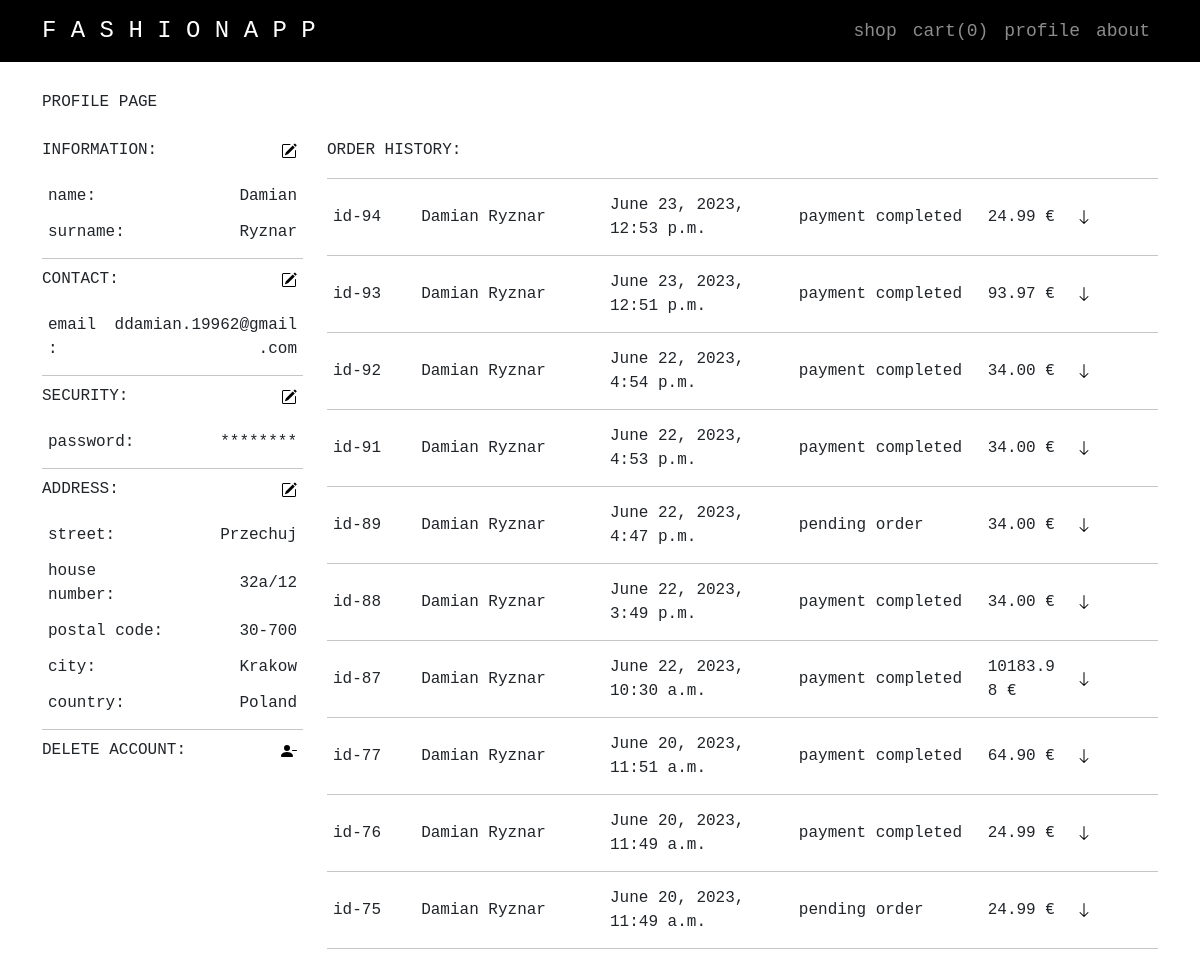
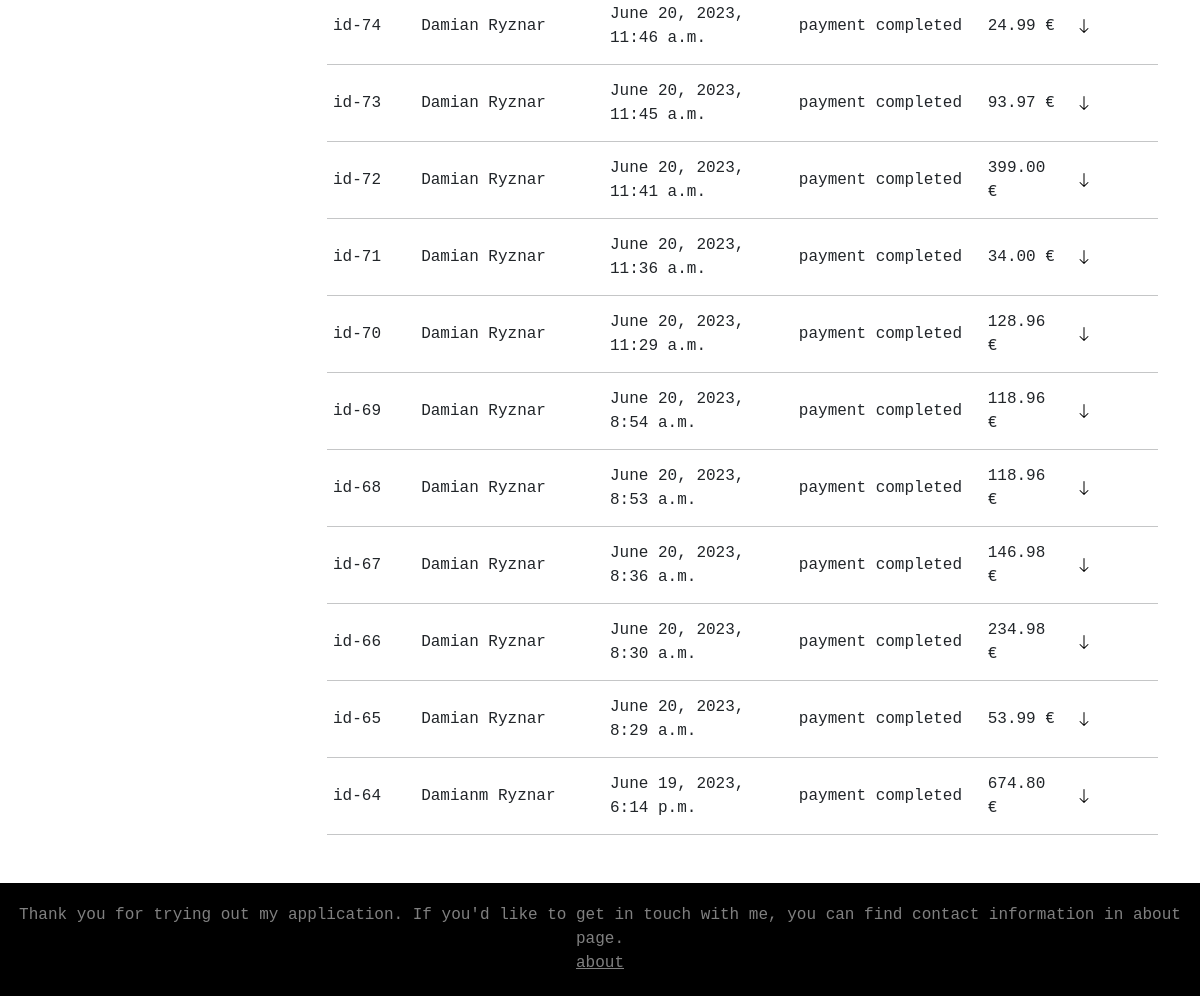
The page /user/ (signed in) on the database its author committed (2 pictures, top to bottom).
### user/models.py (models this page shows)
class UserAddress(models.Model):
    user_id = models.ForeignKey(User, on_delete=models.CASCADE)
    country = models.CharField(max_length=56)
    city = models.CharField(max_length=128)
    postal = models.CharField(max_length=16)
    street = models.CharField(max_length=128)
    number = models.CharField(max_length=16)

class Order(models.Model):
    user_id = models.ForeignKey(User, on_delete=models.DO_NOTHING, null=True)
    stripe_id = models.CharField(max_length=500, null=True)
    email = models.CharField(max_length=128)
    date = models.DateTimeField()
    status = models.CharField(max_length=32, default=settings.ORDER_STATUSES[0])
    first_name = models.CharField(max_length=64)
    last_name = models.CharField(max_length=64)
    country = models.CharField(max_length=56)
    city = models.CharField(max_length=128)
    postal = models.CharField(max_length=16)
    street = models.CharField(max_length=128)
    number = models.CharField(max_length=16)
    def overall_price(self):
        price = 0.00
        items = OrderedItems.objects.values_list("quantity", "price_piece").filter(order_id=self.id)
        for item in items:
            price += item[0] * item[1]
        return price

### user/views.py (the view)
# urls.py: path("", views.profile, name="profile"),
@login_required
def profile(request):
    return render(request, "user/profile.html", {
        "user_address": get_user_address(request),
        "orders": get_user_orders(request),
        "cart": Cart.get_cart_items(request)
    })

### user/helpers.py (called while the page is built)
def get_user_address(request):
    try:
        address = UserAddress.objects.get(user_id=request.user.id)
    except ObjectDoesNotExist:
        address = None
    return address

def get_user_orders(request):
    orders_list = []
    orders = Order.objects.filter(user_id=request.user.id)
    for instance in orders:
        order = {}
        order["order_info"] = instance
        order["order_items"] = OrderedItems.objects.select_related("item_id").filter(order_id=instance.id)
        orders_list.append(order)
    return orders_list[::-1]

### user/models.py (called while the page is built, shortened)
    def overall_price(self):
        return self.quantity * self.price_piece

    def get_cart_items(request):
        if request.user.is_authenticated:
            return (Cart.objects.select_related("item_id").filter(user_id=request.user.id), Cart.get_cart_items_quantity(request))

    def get_cart_items_quantity(request):
        quantity = 0
        for item in Cart.objects.filter(user_id=request.user.id):
            quantity += item.quantity
        return quantity

### user/templates/user/profile.html (shortened to what this page needs)
{% extends "layout_main.html" %}
{% load socialaccount %}
{% load static %}
{% block body %}
    <link href="{% static 'user/profile.css' %}" rel="stylesheet">
    <div class="navbar-space"></div>
    <div class="container">
        <div class="row">
            <h7>PROFILE PAGE</h7><br><br>
        </div>
        <div class="row">
            <div class="col-lg-3 order-1">
                <div class="flex">
                    <div>
                        <p>
                            <h7>INFORMATION:</h7>
                            <button class="edit-button" type="button" data-bs-toggle="modal" data-bs-target="#modal_info">
                            </button>
                        </p>
                    </div>
                    <div>
                        <table>
                            <tr>
                                <td>name:</td>
                                <td class="text-end">{{ request.user.first_name }}</td>
                            </tr>
                            <tr>
                                <td>surname:</td>
                                <td class="text-end">{{ request.user.last_name }}</td>
                            </tr>
                        </table>
                    </div>
                    <hr class="dropdown-divider">
                    <div>
                        <p>
                            <h7>CONTACT:</h7>
                            <button class="edit-button" type="button" data-bs-toggle="modal" data-bs-target="#modal_contact">
                            </button>
                        </p>
                    </div>
                    <div>
                        <table>
                            <tr>
                                <td class="small-cell">email:</td>
                                <td class="text-end">{{ request.user.email }}</td>
                            </tr>
                        </table>
                    </div>
                    <hr class="dropdown-divider">
                    {% get_social_accounts user as accounts %}
                    {% if not accounts %}
                        <div>
                            <p>
                                <h7>SECURITY:</h7>
                                <button class="edit-button" type="button" data-bs-toggle="modal" data-bs-target="#modal_security">
                                </button>
                            </p>
                        </div>
                        <div>
                            <table>
                                <tr>
                                    <td>password:</td>
                                    <td class="text-end">********</td>
                                </tr>
                            </table>
                        </div>
                        <hr class="dropdown-divider">
                    {% endif %}
                    <div>
                        <p><h7>ADDRESS:</h7>
                            <button class="edit-button" type="button" data-bs-toggle="modal" data-bs-target="#modal_address">
                            </button>
                        </p>
                    </div>
                    <div>
                        <table>
                            <tr>
                                <td>street:</td>
                                <td class="text-end">{{ user_address.street }}</td>
                            </tr>
                            <tr>
                                <td>house number:</td>
                                <td class="text-end">{{ user_address.number }}</td>
                            </tr>
                            <tr>
                                <td>postal code:</td>
                                <td class="text-end">{{ user_address.postal }}</td>
                            </tr>
                            <tr>
                                <td>city:</td>
                                <td class="text-end">{{ user_address.city }}</td>
                            </tr>
                            <tr>
                                <td>country:</td>
                                <td class="text-end">{{ user_address.country }}</td>
                            </tr>
                        </table>
                    </div>
                    <hr class="dropdown-divider">
                    <div>
                        <p><h7>DELETE ACCOUNT:</h7>
                            <button class="edit-button" type="button" data-bs-toggle="modal" data-bs-target="#modal_delete">
                                <svg xmlns="http://www.w3.org/2000/svg" width="16" height="16" fill="currentColor" class="bi bi-person-dash-fill" viewBox="0 0 16 16">
                                    <path fill-rule="evenodd" d="M11 7.5a.5.5 0 0 1 .5-.5h4a.5.5 0 0 1 0 1h-4a.5.5 0 0 1-.5-.5z"/>
                                    <path d="M1 14s-1 0-1-1 1-4 6-4 6 3 6 4-1 1-1 1H1zm5-6a3 3 0 1 0 0-6 3 3 0 0 0 0 6z"/>
                                </svg>
                            </button>
                        </p>
                    </div>
                    <br><br>
                </div>
            </div>
            <div class="col-lg-9 top-padding order-2">
                <div>
                    <p><h7>ORDER HISTORY:</h7></p>
                </div>
                <hr class="dropdown-divider">
                {% for order in orders %}
                    <table>
                        <tbody>
                            <tr>
                                <td class="fixed-width-small" scope="col">id-{{ order.order_info.id }}</td>
                                <td class="fixed-width-big" scope="col">{{ order.order_info.first_name }} {{ order.order_info.last_name }}</td>
                                <td class="fixed-width-big" scope="col">{{ order.order_info.date }}</td>
                                <td class="fixed-width-big" scope="col">{{ order.order_info.status }}</td>
                                <td class="fixed-width-small" scope="col">{{ order.order_info.overall_price|floatformat:2 }} €</td>
                                <td class="fixed-width-small" scope="col">
                                    <a data-bs-toggle="collapse" href="#collapse{{ order.order_info.id }}" role="button" aria-expanded="false" aria-controls="collapse{{ order.order_info.id }}">
                                        <svg xmlns="http://www.w3.org/2000/svg" width="16" height="16" fill="currentColor" class="bi bi-arrow-down" viewBox="0 0 16 16">
                                            <path fill-rule="evenodd" d="M8 1a.5.5 0 0 1 .5.5v11.793l3.146-3.147a.5.5 0 0 1 .708.708l-4 4a.5.5 0 0 1-.708 0l-4-4a.5.5 0 0 1 .708-.708L7.5 13.293V1.5A.5.5 0 0 1 8 1z"/>
                                        </svg>
                                    </a>
                                </td>
                            </tr>
                        </tbody>
                    </table>
                    <hr class="dropdown-divider">
                {% endfor %}
            </div>
        </div>
    </div>
{% endblock %}
{% block footer %}
    {% include "footer.html" %}
{% endblock %}

### static/style/layout_main.css (style rules this page uses)
html { height: 100%; }
body { font-family: 'andale mono', monospace; display: flex; flex-direction: column; min-height: 100%; }

### user/static/user/profile.css (style rules this page uses)
.navbar-space { width: 100%; height: 90px; background-color: transparent; }
.edit-button { border: none; background-color: transparent; float: right; }
table { table-layout: fixed; word-wrap: break-word; border-collapse: collapse; width: 100%; }
table td, table th { border: none; padding: 6px; }
svg { color: black; }
.small-cell { width: 65px; }
.text-end { text-align: end; }
.fixed-width-big { width: 150px; }
.fixed-width-small { width: 70px; }

### rows shown on the page
UserAddress: street "Przechuj", number "32a/12", postal "30-700", city "Krakow", country "Poland"
Order: order_info.id "94", order_info.first_name "Damian", order_info.last_name "Ryznar", order_info "June 23, 2023, 12:53 p.m.", order_info.status "payment completed", order_info.overall_price "24.99"
Order: order_info.id "93", order_info.first_name "Damian", order_info.last_name "Ryznar", order_info "June 23, 2023, 12:51 p.m.", order_info.status "payment completed", order_info.overall_price "93.97"
Order: order_info.id "92", order_info.first_name "Damian", order_info.last_name "Ryznar", order_info "June 22, 2023, 4:54 p.m.", order_info.status "payment completed", order_info.overall_price "34.00"
Order: order_info.id "91", order_info.first_name "Damian", order_info.last_name "Ryznar", order_info "June 22, 2023, 4:53 p.m.", order_info.status "payment completed", order_info.overall_price "34.00"
Order: order_info.id "89", order_info.first_name "Damian", order_info.last_name "Ryznar", order_info "June 22, 2023, 4:47 p.m.", order_info.status "pending order", order_info.overall_price "34.00"
Order: order_info.id "88", order_info.first_name "Damian", order_info.last_name "Ryznar", order_info "June 22, 2023, 3:49 p.m.", order_info.status "payment completed", order_info.overall_price "34.00"
Order: order_info.id "87", order_info.first_name "Damian", order_info.last_name "Ryznar", order_info "June 22, 2023, 10:30 a.m.", order_info.status "payment completed", order_info.overall_price "10183.98"
Order: order_info.id "77", order_info.first_name "Damian", order_info.last_name "Ryznar", order_info "June 20, 2023, 11:51 a.m.", order_info.status "payment completed", order_info.overall_price "64.90"
Order: order_info.id "76", order_info.first_name "Damian", order_info.last_name "Ryznar", order_info "June 20, 2023, 11:49 a.m.", order_info.status "payment completed", order_info.overall_price "24.99"
Order: order_info.id "75", order_info.first_name "Damian", order_info.last_name "Ryznar", order_info "June 20, 2023, 11:49 a.m.", order_info.status "pending order", order_info.overall_price "24.99"
Order: order_info.id "74", order_info.first_name "Damian", order_info.last_name "Ryznar", order_info "June 20, 2023, 11:46 a.m.", order_info.status "payment completed", order_info.overall_price "24.99"
Order: order_info.id "73", order_info.first_name "Damian", order_info.last_name "Ryznar", order_info "June 20, 2023, 11:45 a.m.", order_info.status "payment completed", order_info.overall_price "93.97"
Order: order_info.id "72", order_info.first_name "Damian", order_info.last_name "Ryznar", order_info "June 20, 2023, 11:41 a.m.", order_info.status "payment completed", order_info.overall_price "399.00"
Order: order_info.id "71", order_info.first_name "Damian", order_info.last_name "Ryznar", order_info "June 20, 2023, 11:36 a.m.", order_info.status "payment completed", order_info.overall_price "34.00"
Order: order_info.id "70", order_info.first_name "Damian", order_info.last_name "Ryznar", order_info "June 20, 2023, 11:29 a.m.", order_info.status "payment completed", order_info.overall_price "128.96"
Order: order_info.id "69", order_info.first_name "Damian", order_info.last_name "Ryznar", order_info "June 20, 2023, 8:54 a.m.", order_info.status "payment completed", order_info.overall_price "118.96"
Order: order_info.id "68", order_info.first_name "Damian", order_info.last_name "Ryznar", order_info "June 20, 2023, 8:53 a.m.", order_info.status "payment completed", order_info.overall_price "118.96"
Order: order_info.id "67", order_info.first_name "Damian", order_info.last_name "Ryznar", order_info "June 20, 2023, 8:36 a.m.", order_info.status "payment completed", order_info.overall_price "146.98"
Order: order_info.id "66", order_info.first_name "Damian", order_info.last_name "Ryznar", order_info "June 20, 2023, 8:30 a.m.", order_info.status "payment completed", order_info.overall_price "234.98"
Order: order_info.id "65", order_info.first_name "Damian", order_info.last_name "Ryznar", order_info "June 20, 2023, 8:29 a.m.", order_info.status "payment completed", order_info.overall_price "53.99"
Order: order_info.id "64", order_info.first_name "Damianm", order_info.last_name "Ryznar", order_info "June 19, 2023, 6:14 p.m.", order_info.status "payment completed", order_info.overall_price "674.80"

### other values the page prints
{{ cart.1 }} "0"
{{ request.user.first_name }} "Damian"
{{ request.user.last_name }} "Ryznar"
{{ request.user.email }} "ddamian.19962@gmail.com"
